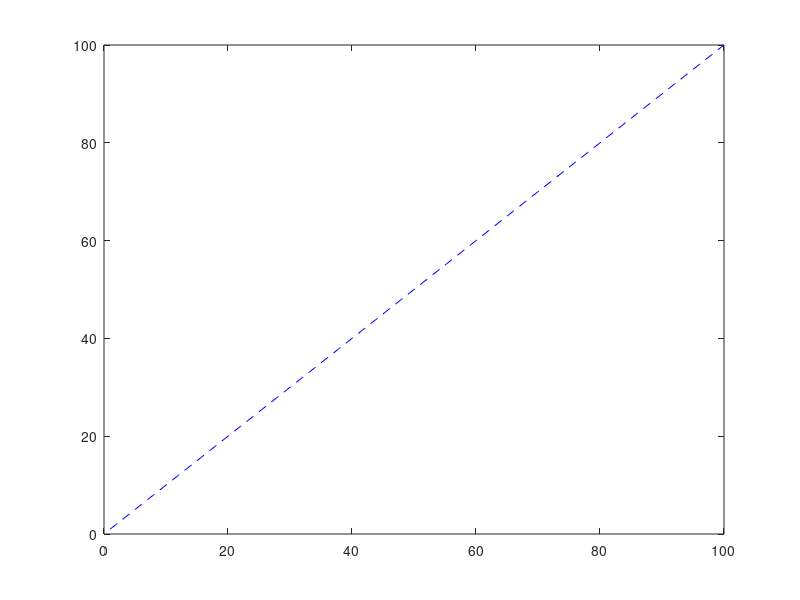

Source code (MATLAB):
%% One Line
%
% Plot five lines; there should be 5 XData and YData
function [passed, msg] = test()
    f = figure;
    ax = axes(f);
    plot(ax, 1:100, 1:100, 'b--');
    try
        P = Plot(ax);
    catch e
        passed = false;
        msg = sprintf('Expected success; got %s - "%s"', e.identifier, ...
            e.message);
        return;
    end
    if numel(P.XData) ~= 1
        passed = false;
        msg = sprintf('Expected 1 data; got %d', numel(P.XData));
        return;
    else
        passed = true;
        msg = 'Successfully created plot';
        return;
    end
end